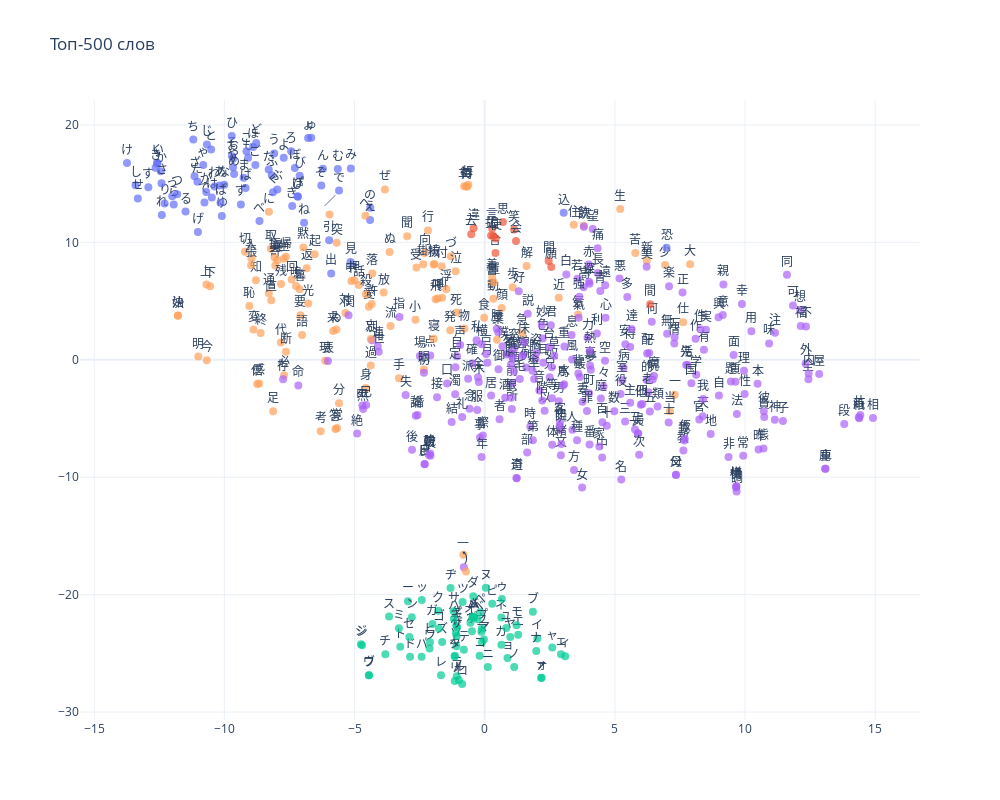

The notebook cell this image was saved under:
### Code cell
fig = go.Figure()
for i, word in enumerate(words_tr):
    x, y = tsne_vectors_tr[i, :]
    color = px.colors.qualitative.Plotly[clusters_tr[i] % len(px.colors.qualitative.Plotly)]
    fig.add_trace(
        go.Scatter(
            x=[x],
            y=[y],
            mode="markers+text",
            text=[word],
            textposition="top center",
            marker=dict(size=8, color=color, opacity=0.7),
            hovertemplate=f"Слово: {word}<br>Кластер: {clusters_tr[i]}<br>t-SNE 1: {x:.2f}<br>t-SNE 2: {y:.2f}"
        )
    )

fig.update_layout(
    title="Топ-500 слов",
    showlegend=False,
    hovermode="closest",
    width=1000,
    height=800,
    template="plotly_white"
)
fig.show()
